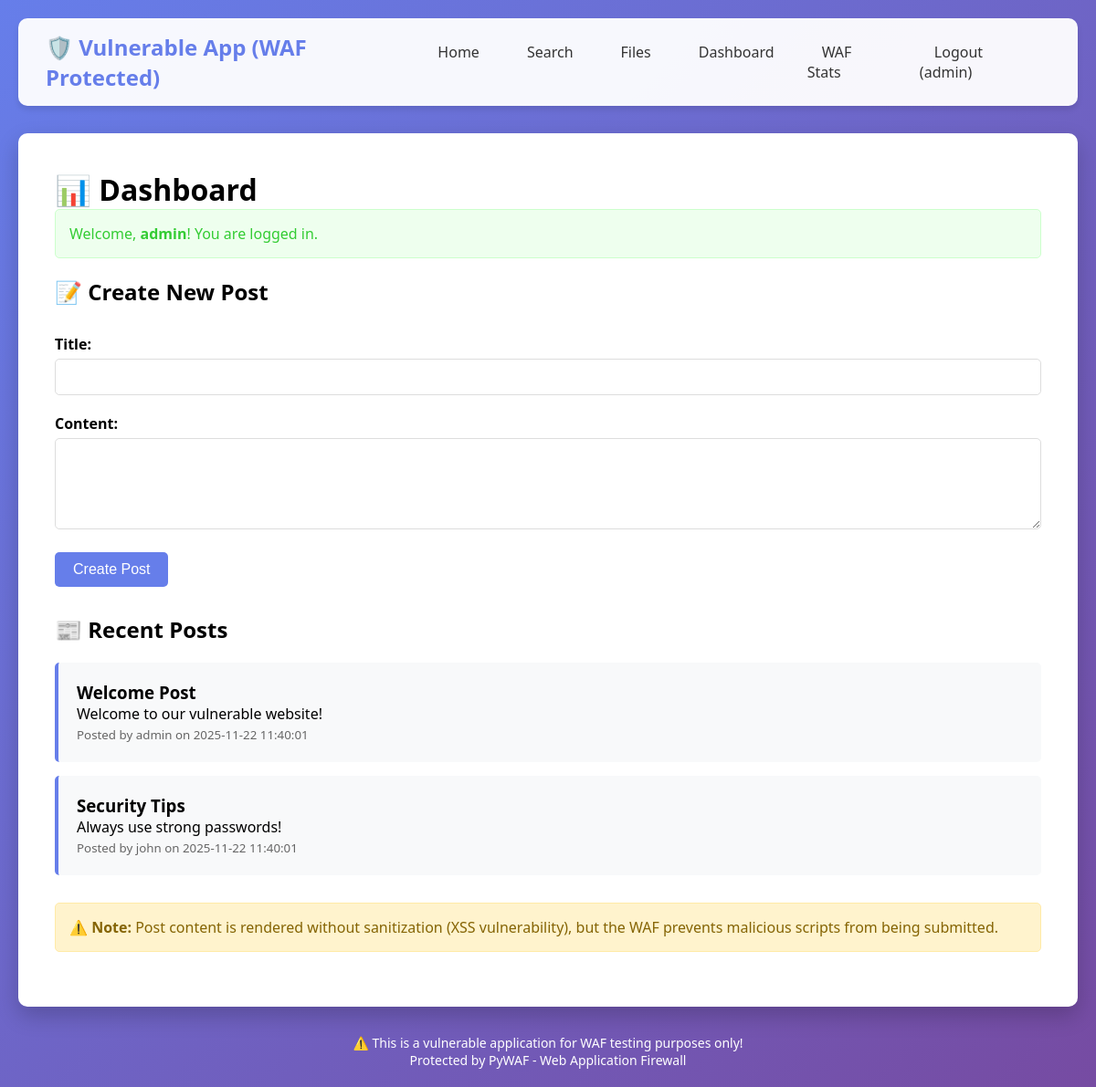
The page /dashboard (signed in) on the database as committed earlier.
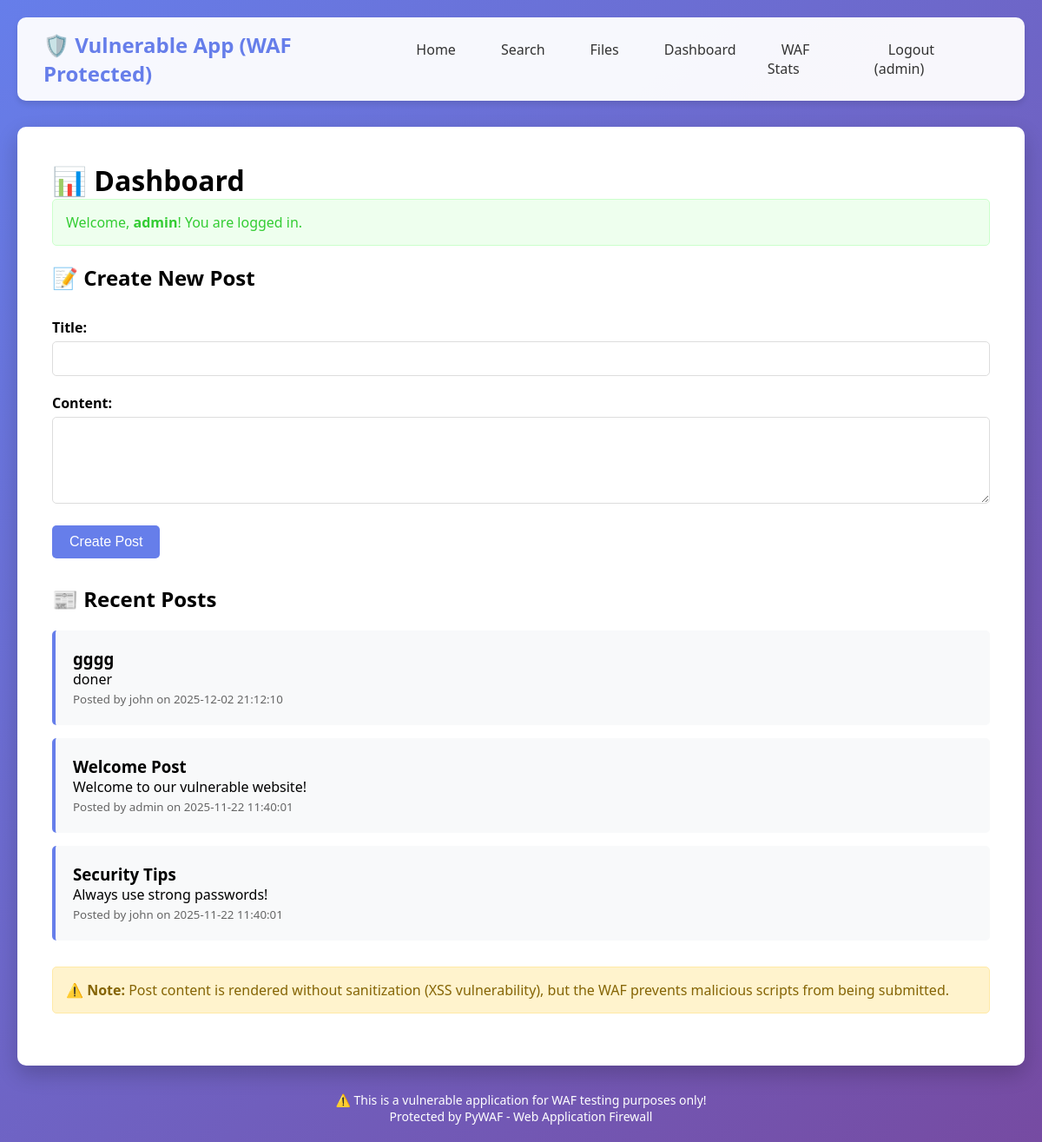
The same page on the database as committed later.
### tables this page shows
CREATE TABLE posts (
            id INTEGER PRIMARY KEY AUTOINCREMENT,
            title TEXT NOT NULL,
            content TEXT NOT NULL,
            author TEXT NOT NULL,
            created_at TIMESTAMP DEFAULT CURRENT_TIMESTAMP
        );

### app.py (the view)
@app.route('/dashboard')
def dashboard():
    if 'user_id' not in session:
        return redirect(url_for('login'))
    conn = sqlite3.connect('vulnerable_app.db')
    cursor = conn.cursor()
    cursor.execute("SELECT * FROM posts ORDER BY created_at DESC")
    posts = cursor.fetchall()
    conn.close()
    return render_template('dashboard.html', posts=posts, username=session.get('username'))

### app.py (called while the page is built, shortened)
@app.before_request
def waf_check():
    waf_request = RequestParser.parse_request(request)
    waf_response = waf.process_request(waf_request)
    return None

### src/core/config_loader.py (called while the page is built)
    def get_config(self, key_path: Optional[str] = None) -> Any:
        if not key_path:
            return self._config
        keys = key_path.split('.')
        value = self._config
        for key in keys:
            if isinstance(value, dict):
                value = value.get(key)
            else:
                return None
        return value

    def is_detection_enabled(self, detection_type: str) -> bool:
        return self.get_config(f"detection.{detection_type}.enabled") or False

### src/core/waf.py (called while the page is built, shortened)
    def _check_whitelists(self, request: WAFRequest) -> Optional[str]:
        if request.client_ip in self.whitelist_ips:
            return f"ip_whitelisted:{request.client_ip}"
        if self.ip_manager.is_whitelisted(request.client_ip):
            return f"ip_manager_whitelisted:{request.client_ip}"
        for whitelisted_path in self.whitelist_paths:
            if request.path.startswith(whitelisted_path):
                return f"path_whitelisted:{request.path}"
        return None

    def _build_request_dict(self, request: WAFRequest) -> Dict[str, Any]:
        body_params = {}
        return {
            "path": request.path,
            "args": request.query_params,
            "body": request.body,
            "body_params": body_params,
            "headers": request.headers,
            "method": request.method,
            "client_ip": request.client_ip
        }

    def _make_decision(self, detection_results: Dict[str, Any], request: WAFRequest) -> WAFResponse:
        waf_mode = self.config['waf']['mode']
        if not detection_results["detections"]:
            return WAFResponse(
                allowed=True,
                action="allow",
                reason="no_detections"
            )

    def _update_stats(self, decision: WAFResponse, detections: Dict[str, Any]):
        if decision.allowed:
            self.stats["allowed_requests"] += 1
        else:
            if decision.action == "block":
                self.stats["blocked_requests"] += 1
            elif decision.action == "challenge":
                self.stats["challenges_issued"] += 1

### src/detection/path_traversal.py (called while the page is built)
def _detect_traversal_sequences(payload: str) -> List[str]:
    hits = []
    for pattern, seq in zip(_COMPILED_TRAVERSAL_PATTERNS, PATH_TRAVERSAL_SEQUENCES):
        if pattern.search(payload):
            hits.append(seq)
    return hits

### templates/dashboard.html (shortened to what this page needs)
{% extends "base.html" %}
{% block content %}
<h1>📊 Dashboard</h1>
<div class="alert alert-success">
    Welcome, <strong>{{ username }}</strong>! You are logged in.
</div>
<h2>📝 Create New Post</h2>
<form method="POST" action="/post" style="margin: 30px 0;">
    <div class="form-group">
        <label for="title">Title:</label>
        <input type="text" id="title" name="title" required>
    </div>
    <div class="form-group">
        <label for="content">Content:</label>
        <textarea id="content" name="content" required></textarea>
    </div>
    <button type="submit" class="btn btn-primary">Create Post</button>
</form>
<h2>📰 Recent Posts</h2>
<div style="margin: 20px 0;">
    {% for post in posts %}
    <div style="background: #f8f9fa; padding: 20px; margin: 15px 0; border-radius: 5px; border-left: 4px solid #667eea;">
        <h3>{{ post[1]|safe }}</h3>
        <p>{{ post[2]|safe }}</p>
        <small style="color: #666;">Posted by {{ post[3] }} on {{ post[4] }}</small>
    </div>
    {% endfor %}
</div>
<div class="alert alert-warning" style="margin-top: 30px;">
    <strong>⚠️ Note:</strong> Post content is rendered without sanitization (XSS vulnerability),
    but the WAF prevents malicious scripts from being submitted.
</div>
{% endblock %}

### templates/base.html (shortened to what this page needs)
<!DOCTYPE html>
<html lang="en">
<head>
</head>
<body>
    <div class="container">
        <nav class="navbar">
            <div class="navbar-brand">🛡️ Vulnerable App (WAF Protected)</div>
            <ul class="navbar-nav">
                <li><a href="/">Home</a></li>
                <li><a href="/search">Search</a></li>
                <li><a href="/files?file=welcome.txt">Files</a></li>
                {% if session.get('username') %}
                    <li><a href="/dashboard">Dashboard</a></li>
                    <li><a href="/waf/stats">WAF Stats</a></li>
                    <li><a href="/logout">Logout ({{ session.get('username') }})</a></li>
                {% else %}
                    <li><a href="/login">Login</a></li>
                {% endif %}
            </ul>
        </nav>
        <div class="content">
            {% block content %}{% endblock %}
        </div>
        <div class="footer">
            <p>⚠️ This is a vulnerable application for WAF testing purposes only!</p>
            <p>Protected by PyWAF - Web Application Firewall</p>
        </div>
    </div>
</body>
</html>

### templates/base.html (style rules this page uses)
* { margin: 0; padding: 0; box-sizing: border-box; }
body { font-family: 'Segoe UI', Tahoma, Geneva, Verdana, sans-serif; background: linear-gradient(135deg, #667eea 0%, #764ba2 100%); min-height: 100vh; padding: 20px; }
.container { max-width: 1200px; margin: 0 auto; }
.navbar { background: rgba(255, 255, 255, 0.95); padding: 15px 30px; border-radius: 10px; box-shadow: 0 4px 6px rgba(0, 0, 0, 0.1); display: flex; justify-content: space-between; align-items: center; margin-bottom: 30px; }
.navbar-brand { font-size: 24px; font-weight: bold; color: #667eea; }
.navbar-nav { display: flex; gap: 20px; list-style: none; }
.navbar-nav a { color: #333; text-decoration: none; padding: 8px 16px; border-radius: 5px; transition: all 0.3s; }
.content { background: white; padding: 40px; border-radius: 10px; box-shadow: 0 10px 25px rgba(0, 0, 0, 0.2); }
.btn { padding: 10px 20px; border: none; border-radius: 5px; cursor: pointer; font-size: 16px; transition: all 0.3s; text-decoration: none; display: inline-block; }
.btn-primary { background: #667eea; color: white; }
.alert { padding: 15px; border-radius: 5px; margin-bottom: 20px; }
.alert-success { background: #efe; border: 1px solid #cfc; color: #3c3; }
.alert-warning { background: #fff3cd; border: 1px solid #ffeaa7; color: #856404; }
.form-group { margin-bottom: 20px; }
.form-group label { display: block; margin-bottom: 5px; font-weight: 600; }
.form-group input, .form-group textarea { width: 100%; padding: 10px; border: 1px solid #ddd; border-radius: 5px; font-size: 16px; }
.form-group textarea { min-height: 100px; resize: vertical; }
.footer { text-align: center; margin-top: 30px; color: white; font-size: 14px; }

Rows that differ between the two databases and show on the page:
added posts: title "gggg", content "doner", author "john", created_at "2025-12-02 21:12:10"
